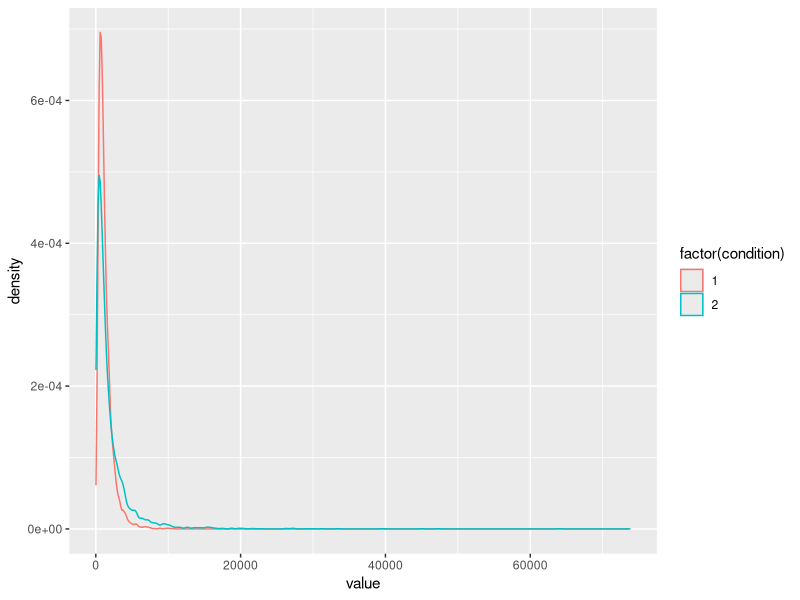

Source code (R): (Note: this script raises an error after producing the figure.)
library(tidyverse)

set.seed(123)
Nsubj <- 100 # number of subjects
K <- 50 # number of observations per subject per condition
# assumed data were transformed to proportions
# Population parameters
beta_mean <- 1000
beta_sd <- 50
beta2_mean <- 1100
sigma <- log(c(2, 3)) # trial-by-trial error
SubjBeta <- log(rnorm(Nsubj, beta_mean, beta_sd))
SubjBeta2 <- log(rnorm(Nsubj, beta2_mean, beta_sd))

# iterate over subject to generate data for each one
data <- map_dfr(1:Nsubj, 
                ~bind_rows(tibble(
                          id = ., condition = 1, 
                          value = rnorm(n = K, 
                                        mean = SubjBeta[.], 
                                        sd = sigma[1])),
                          tibble(
                          id = ., condition = 2, 
                          value = rnorm(n = K, 
                                        mean = SubjBeta2[.], 
                                        sd = sigma[2])))) %>% 
  mutate(across(value, exp))

ggplot(data, aes(x = value, colour = factor(condition))) +
  geom_density() 

write_csv(data, "data/lmmdata.csv")
